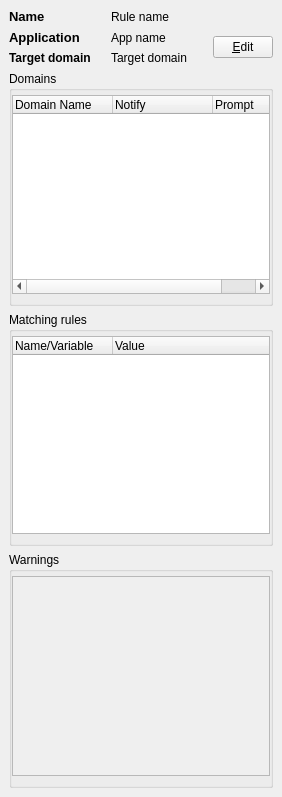
<?xml version="1.0" encoding="UTF-8"?>
<ui version="4.0">
 <class>AbstractRuleInfoDock</class>
 <widget class="QDockWidget" name="AbstractRuleInfoDock">
  <property name="geometry">
   <rect>
    <x>0</x>
    <y>0</y>
    <width>282</width>
    <height>797</height>
   </rect>
  </property>
  <property name="windowTitle">
   <string>Abstract Rule Info Dock</string>
  </property>
  <widget class="QWidget" name="dockWidgetContents">
   <layout class="QGridLayout" name="gridLayout">
    <item row="0" column="0">
     <layout class="QGridLayout" name="gridLayout_2">
      <item row="0" column="0">
       <widget class="QLabel" name="displayNameLabel">
        <property name="text">
         <string>&lt;!DOCTYPE HTML PUBLIC &quot;-//W3C//DTD HTML 4.0//EN&quot; &quot;http://www.w3.org/TR/REC-html40/strict.dtd&quot;&gt;
&lt;html&gt;&lt;head&gt;&lt;meta name=&quot;qrichtext&quot; content=&quot;1&quot; /&gt;&lt;style type=&quot;text/css&quot;&gt;
p, li { white-space: pre-wrap; }
&lt;/style&gt;&lt;/head&gt;&lt;body style=&quot; font-family:'Droid Sans'; font-size:10pt; font-weight:400; font-style:normal;&quot;&gt;
&lt;p style=&quot; margin-top:0px; margin-bottom:0px; margin-left:0px; margin-right:0px; -qt-block-indent:0; text-indent:0px;&quot;&gt;&lt;span style=&quot; font-weight:600;&quot;&gt;Name&lt;/span&gt;&lt;/p&gt;&lt;/body&gt;&lt;/html&gt;</string>
        </property>
       </widget>
      </item>
      <item row="0" column="1" colspan="2">
       <widget class="QLabel" name="displayName">
        <property name="text">
         <string>Rule name</string>
        </property>
        <property name="wordWrap">
         <bool>true</bool>
        </property>
       </widget>
      </item>
      <item row="1" column="0">
       <widget class="QLabel" name="appNameLabel">
        <property name="text">
         <string>&lt;!DOCTYPE HTML PUBLIC &quot;-//W3C//DTD HTML 4.0//EN&quot; &quot;http://www.w3.org/TR/REC-html40/strict.dtd&quot;&gt;
&lt;html&gt;&lt;head&gt;&lt;meta name=&quot;qrichtext&quot; content=&quot;1&quot; /&gt;&lt;style type=&quot;text/css&quot;&gt;
p, li { white-space: pre-wrap; }
&lt;/style&gt;&lt;/head&gt;&lt;body style=&quot; font-family:'Droid Sans'; font-size:10pt; font-weight:400; font-style:normal;&quot;&gt;
&lt;p style=&quot; margin-top:0px; margin-bottom:0px; margin-left:0px; margin-right:0px; -qt-block-indent:0; text-indent:0px;&quot;&gt;&lt;span style=&quot; font-weight:600;&quot;&gt;Application&lt;/span&gt;&lt;/p&gt;&lt;/body&gt;&lt;/html&gt;</string>
        </property>
       </widget>
      </item>
      <item row="1" column="1">
       <widget class="QLabel" name="appName">
        <property name="text">
         <string>App name</string>
        </property>
       </widget>
      </item>
      <item row="2" column="0">
       <widget class="QLabel" name="targetDomainLabel">
        <property name="text">
         <string>&lt;b&gt;Target domain&lt;/b&gt;</string>
        </property>
       </widget>
      </item>
      <item row="2" column="1">
       <widget class="QLabel" name="targetDomain">
        <property name="text">
         <string>Target domain</string>
        </property>
       </widget>
      </item>
      <item row="1" column="2" rowspan="2">
       <widget class="QPushButton" name="editButton">
        <property name="maximumSize">
         <size>
          <width>60</width>
          <height>16777215</height>
         </size>
        </property>
        <property name="text">
         <string>&amp;Edit</string>
        </property>
       </widget>
      </item>
     </layout>
    </item>
    <item row="1" column="0">
     <widget class="QGroupBox" name="domainsGroupBox">
      <property name="title">
       <string>Domains</string>
      </property>
      <layout class="QVBoxLayout" name="verticalLayout">
       <property name="spacing">
        <number>0</number>
       </property>
       <property name="leftMargin">
        <number>0</number>
       </property>
       <property name="topMargin">
        <number>4</number>
       </property>
       <property name="rightMargin">
        <number>0</number>
       </property>
       <item>
        <widget class="QTreeWidget" name="domainsTreeWidget">
         <property name="minimumSize">
          <size>
           <width>0</width>
           <height>120</height>
          </size>
         </property>
         <column>
          <property name="text">
           <string>Domain Name</string>
          </property>
         </column>
         <column>
          <property name="text">
           <string>Notify</string>
          </property>
         </column>
         <column>
          <property name="text">
           <string>Prompt</string>
          </property>
         </column>
        </widget>
       </item>
      </layout>
     </widget>
    </item>
    <item row="2" column="0">
     <widget class="QGroupBox" name="mrulesGroupBox">
      <property name="title">
       <string>Matching rules</string>
      </property>
      <layout class="QVBoxLayout" name="verticalLayout_2">
       <property name="spacing">
        <number>0</number>
       </property>
       <property name="leftMargin">
        <number>0</number>
       </property>
       <property name="topMargin">
        <number>4</number>
       </property>
       <property name="rightMargin">
        <number>0</number>
       </property>
       <item>
        <widget class="QTreeWidget" name="mrulesTreeWidget">
         <property name="minimumSize">
          <size>
           <width>0</width>
           <height>120</height>
          </size>
         </property>
         <column>
          <property name="text">
           <string>Name/Variable</string>
          </property>
         </column>
         <column>
          <property name="text">
           <string>Value</string>
          </property>
         </column>
        </widget>
       </item>
      </layout>
     </widget>
    </item>
    <item row="3" column="0">
     <widget class="QGroupBox" name="warningsGroupBox">
      <property name="title">
       <string>Warnings</string>
      </property>
      <layout class="QVBoxLayout" name="verticalLayout_3">
       <property name="spacing">
        <number>0</number>
       </property>
       <property name="leftMargin">
        <number>0</number>
       </property>
       <property name="topMargin">
        <number>4</number>
       </property>
       <property name="rightMargin">
        <number>0</number>
       </property>
       <item>
        <widget class="QScrollArea" name="warningsScrollArea">
         <property name="sizePolicy">
          <sizepolicy hsizetype="Preferred" vsizetype="Preferred">
           <horstretch>0</horstretch>
           <verstretch>0</verstretch>
          </sizepolicy>
         </property>
         <property name="minimumSize">
          <size>
           <width>0</width>
           <height>200</height>
          </size>
         </property>
         <property name="horizontalScrollBarPolicy">
          <enum>Qt::ScrollBarAlwaysOff</enum>
         </property>
         <property name="widgetResizable">
          <bool>true</bool>
         </property>
         <widget class="QWidget" name="warningsContainer">
          <property name="geometry">
           <rect>
            <x>0</x>
            <y>0</y>
            <width>254</width>
            <height>198</height>
           </rect>
          </property>
          <layout class="QFormLayout" name="formLayout">
           <property name="fieldGrowthPolicy">
            <enum>QFormLayout::AllNonFixedFieldsGrow</enum>
           </property>
          </layout>
         </widget>
        </widget>
       </item>
      </layout>
     </widget>
    </item>
   </layout>
  </widget>
 </widget>
 <resources/>
 <connections/>
</ui>
